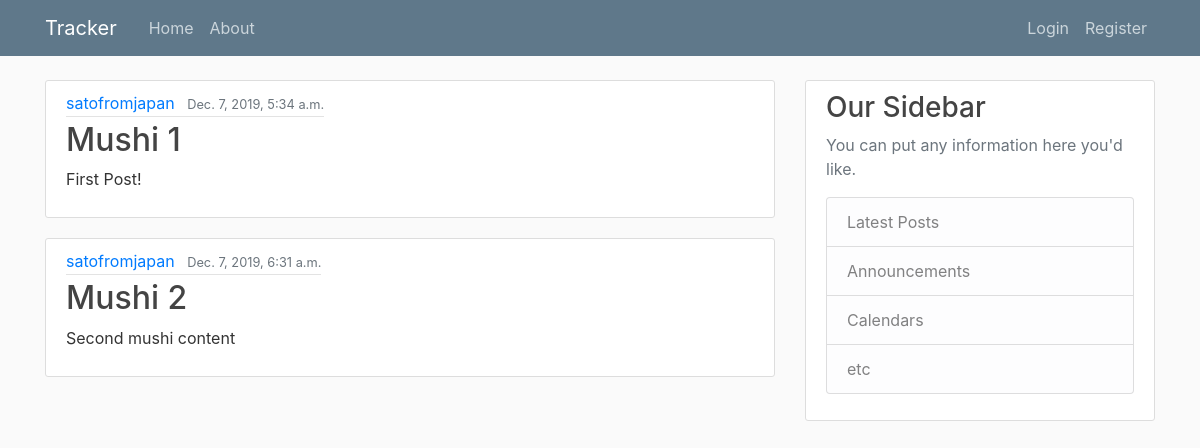
The page / on the database its author committed.
### tracker/models.py (models this page shows, shortened)
class Mushi(models.Model):
    title = models.CharField(max_length=100)
    content = models.TextField()
    date_created = models.DateTimeField(default=timezone.now)
    author = models.ForeignKey(User, on_delete=models.PROTECT)

### tracker/views.py (the view)
# urls.py: 2. Add a URL to urlpatterns:  path('', views.home, name='home')
def home(request):
    context = {
        'posts': Mushi.objects.all()
    }
    return render(request, 'tracker/home.html', context)

### tracker/templates/tracker/home.html
{% extends 'tracker/base.html' %}
{% block content %}
    {% for post in posts %}
        <article class="media content-section">
            <div clasee="media-body">
                <div class="article-metadata">
                    <a class="mr-2" href="#">{{ post.author }}</a>
                    <small class="text-muted">{{ post.date_created }}</small>
                </div>
                <h2><a class="article-title" href="#">{{ post.title }}</a></h2>
                <p class="article-content">{{ post.content }}</p>
            </div>
        </article>
    {% endfor %}
{% endblock content %}

### tracker/static/tracker/main.css (style rules this page uses)
body { background: #fafafa; color: #333333; margin-top: 5rem; }
h1, h2, h3, h4, h5, h6 { color: #444444; }
.content-section { background: #ffffff; padding: 10px 20px; border: 1px solid #dddddd; border-radius: 3px; margin-bottom: 20px; }
.article-title { color: #444444; }
.article-content { white-space: pre-line; }
.article-metadata { padding-bottom: 1px; margin-bottom: 4px; border-bottom: 1px solid #e3e3e3 }

### rows shown on the page
Mushi: author "satofromjapan", date_created "Dec. 7, 2019, 5:34 a.m.", title "Mushi 1", content "First Post!"
Mushi: author "satofromjapan", date_created "Dec. 7, 2019, 6:31 a.m.", title "Mushi 2", content "Second mushi content"
